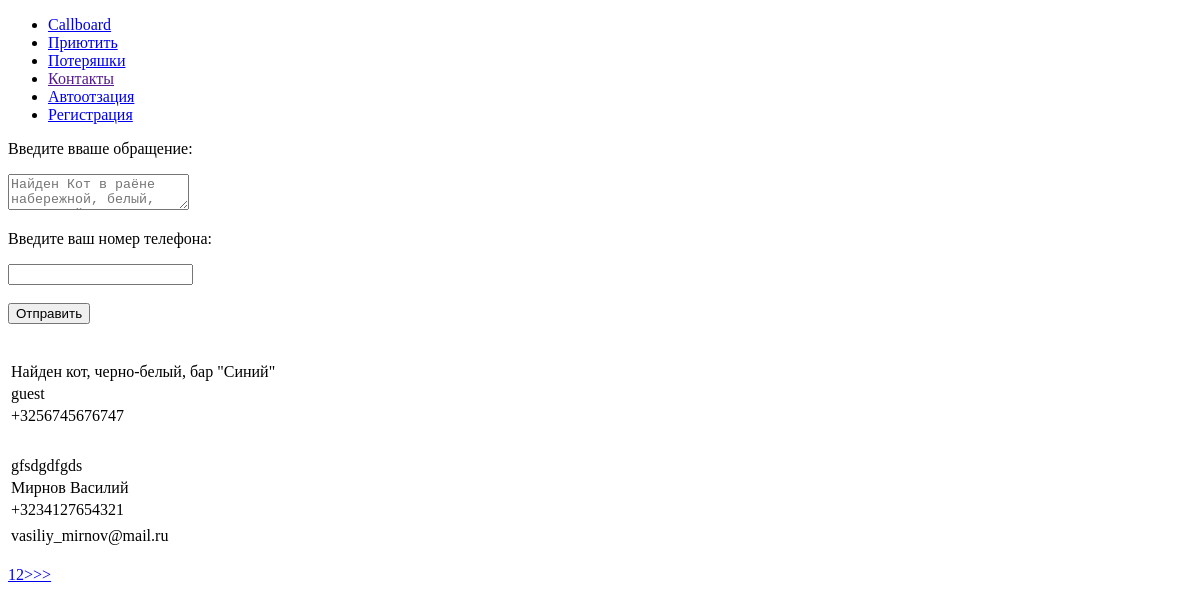
The app's page /lost.php, older data.
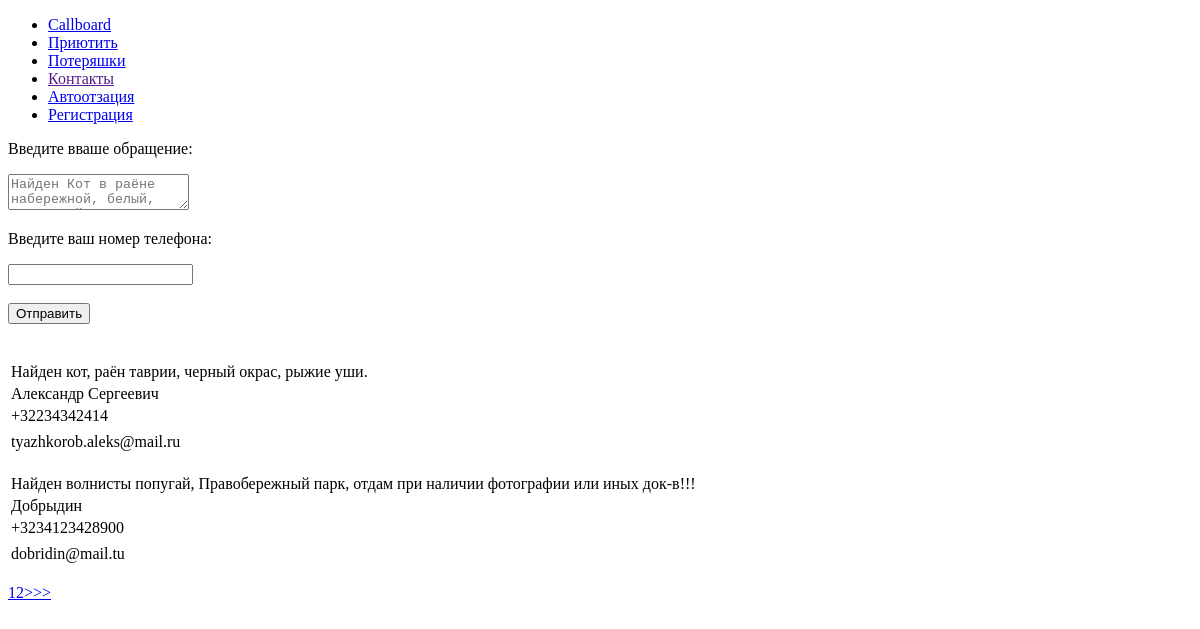
The same page, newer data.
### tables this page shows
CREATE TABLE `advert` (
  `id` int(11) NOT NULL,
  `user_id` int(11) NOT NULL,
  `issue` varchar(15) NOT NULL,
  `position` int(8) NOT NULL,
  `text` text NOT NULL,
  `contacts` varchar(36) NOT NULL
);

CREATE TABLE `users` (
  `id` int(11) NOT NULL,
  `name` varchar(35) DEFAULT NULL,
  `phone_numb` varchar(20) DEFAULT NULL,
  `email` varchar(35) DEFAULT NULL,
  `login` varchar(32) DEFAULT NULL,
  `password` varchar(64) DEFAULT NULL,
  `block_time` int(11) DEFAULT NULL,
  `status` varchar(6) NOT NULL,
  `role` varchar(9) NOT NULL
);

### lost.php (the view, shortened to what this page needs)
<?php
include 'include.php';
include 'form.php';
function getList($link){
    if(isset($_GET['page'])){
        $page = $_GET['page'];
    }else{
        $page = 1;
    }
    $notesOnPage = 2;
    $referencePoint = ($page - 1) * $notesOnPage;
    $query = "SELECT text, position, status, contacts, users.id , advert.id as ad_id, name, phone_numb, email FROM users
    RIGHT JOIN advert ON users.id = advert.user_id WHERE issue = '2' ORDER BY position DESC LIMIT $referencePoint, $notesOnPage ";
    $result = mysqli_query($link, $query) or die(mysqli_error($link));
    $content = '';
    for($arr = []; $step = mysqli_fetch_assoc($result); $arr[] = $step);
    foreach($arr as $value){
        $text = $value['text'];
        $name = $value['name'];
        $contacts = $value['contacts'];
        if(!empty($contacts)){
            $phoneNumb = '';
        }else{
            $phoneNumb = $value['phone_numb'];
        }
        $email = $value['email'];
        $content.="
            <table>
                <tr>
                    <td>$text</td>
                </tr>
                <tr>
                    <td>$name</td>
                </tr>
                <tr>
                    <td>$contacts</td>
                </tr>
                <tr>
                    <td>$phoneNumb</td>
                </tr>
                <tr>
                    <td>$email</td>
                </tr>";
        $content.="</table><br>";
    }
    $query = "SELECT COUNT(*) as count FROM advert WHERE issue = '2' ";
    $count = mysqli_fetch_assoc(mysqli_query($link, $query))['count'];
    $numbsOfPage = ceil($count/$notesOnPage);
    for($i = 1; $i <= $numbsOfPage; $i++){
        $content.="<a href=\"?page=$i\">$i</a>";
    }
    if($page < $numbsOfPage){
        $next = $page+1;
        $content.="<a href=\"?page=$next\">>>></a>";
    }
    return $content;
}
$content = getList($link);
include 'layout.php';

Row changes from the older to the newer data that the page shows:
no longer on this page (row edited): advert: text "Найден кот, черно-белый, бар \"Синий\"", user.name "guest", contacts "+3256745676747"
removed advert: text "gfsdgdfgds", user.name "Мирнов Василий", contacts "+3234127654321", user.email "vasiliy_mirnov@mail.ru"
now on this page (row edited): advert: text "Найден кот, раён таврии, черный окрас, рыжие уши.", user.name "Александр Сергеевич", contacts "+32234342414", user.email "tyazhkorob.aleks@mail.ru"
added advert: text "Найден волнисты попугай, Правобережный парк, отдам при наличии фотографии или иных док-в!!!", user.name "Добрыдин", contacts "+3234123428900", user.email "dobridin@mail.tu"
